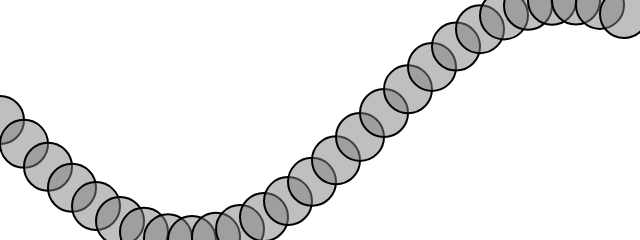
Frame 1 (no input)
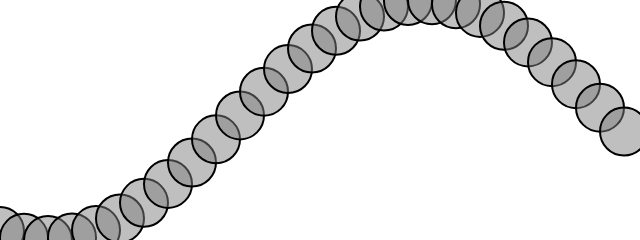
Frame 60 (no input)
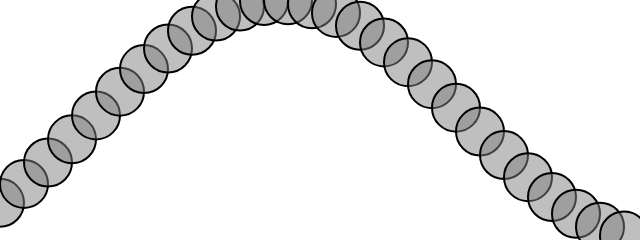
Frame 120 (the mouse pressed at the canvas centre since frame 60)

The p5.js sketch that drew these frames (run headless with seeded random() and noise() and a simulated clock; from frame 60 on, the mouse is pressed at the canvas centre):

// p5.js sketch
// ── sketch.js
// The Nature of Code
// Daniel Shiffman
// http://natureofcode.com
// Example 3.9

let startAngle = 0;
let angleVelocity = 0.2;

function setup() {
  createCanvas(640, 240);
}

function draw() {
  background(255);

  let angle = startAngle;
  startAngle += 0.02;

  for (let x = 0; x <= width; x += 24) {
    let y = map(sin(angle), -1, 1, 0, height);
    stroke(0);
    strokeWeight(2);
    fill(127, 127);
    circle(x, y, 48);
    angle += angleVelocity;
  }
}
